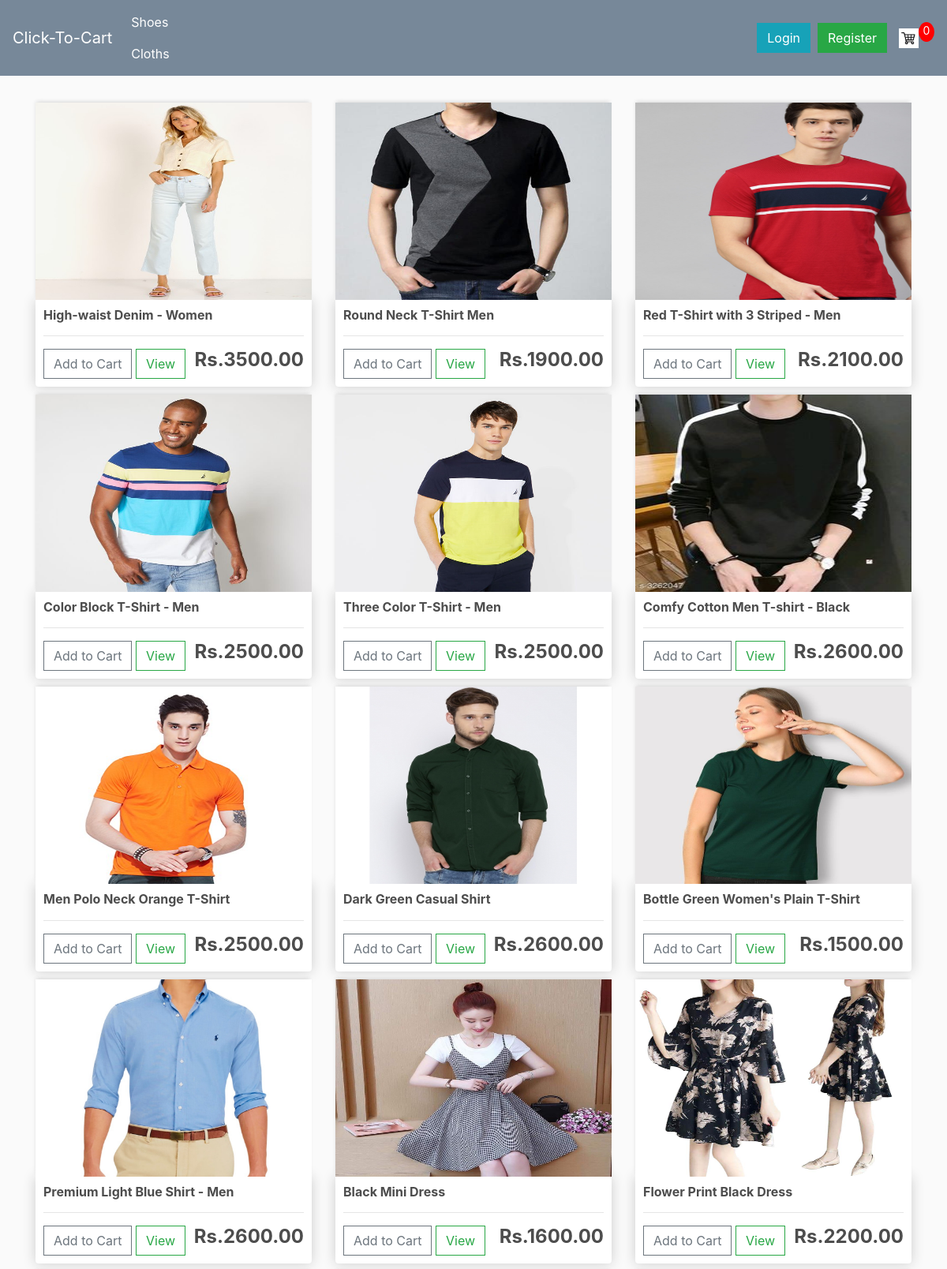
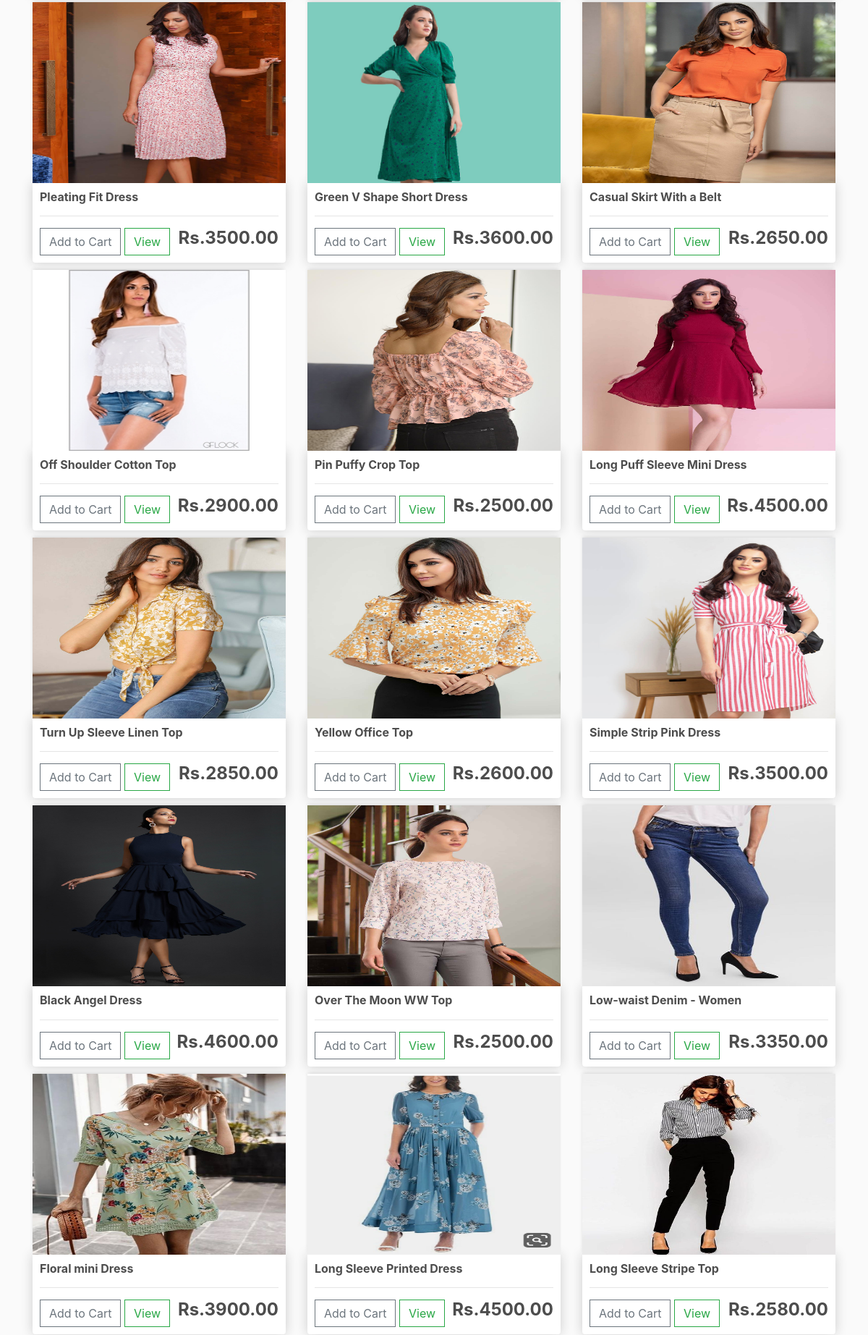
The app's page /clothsStore/ (upper part) with its own data (2 pictures, top to bottom).
### store/models.py (models this page shows, shortened)
class Cloth(models.Model):
   id = models.CharField(max_length=200, primary_key=True)
   name = models.CharField(max_length=200, null=True)
   price = models.FloatField()
   digital = models.BooleanField(default=False, null=True, blank=False)
   image = models.ImageField(null=True, blank=True)
   @property
   def imageURL(self):
      try:
         url = self.image.url
      except:
         url = ''
      return url

### store/views.py (the view)
# urls.py: path('clothsStore/', views.clothsStore, name="clothsStore"),
def clothsStore(request):
    if request.user.is_authenticated:
        customer = request.user.customer
        order, created = Order.objects.get_or_create(customer=customer, complete=False)
        items = order.orderitem_set.all()
        cartItems = order.get_cart_items
    else:
        items = []
        order = {'get_cart_total': 0, 'get_cart_items':0, 'shipping':False}
        cartItems = order['get_cart_items']
    cloths = Cloth.objects.all()
    context = {'products':cloths, 'cartItems':cartItems}
    return render(request, 'store/clothsStore.html', context)

### store/templates/store/clothsStore.html
{% extends 'store/main.html' %}
{% load static %}
{% block content %}
     <div class="row">
		{% for product in products %}
		<div class="col-lg-4">
             <img class="thumbnail" src="{{product.imageURL}}">
			<div class="box-element product">
                 <h6><strong>{{product.name}}</strong></h6>
                 <hr>
                 <button data-product={{product.id}} data-action="add"  class="btn btn-outline-secondary add-btn update-cart">Add to Cart</button>
				<a class="btn btn-outline-success" href="#">View</a>
				<h4 style="display: inline-block; float: right"><strong>
					Rs.{{product.price|floatformat:2}}</strong></h4>
			</div>
		</div>
		 {% endfor %}
	</div>
	{% endblock content %}

### static/css/main.css (style rules this page uses)
body { background-color: hsl(0, 0%, 98%); }
h1,h2,h3,h4,h5,h6 { color:hsl(0, 0%, 30%); }
.box-element { box-shadow:hsl(0, 0%, 80%) 0 0 16px; background-color: #fff; border-radius: 4px; padding: 10px; }
.thumbnail { width: 100%; height: 250px; -webkit-box-shadow: -1px -3px 5px -2px rgba(214,214,214,1); -moz-box-shadow: -1px -3px 5px -2px rgba(214,214,214,1); box-shadow: -1px -3px 5px -2px rgba(214,214,214,1); }
.product { border-radius: 0 0 4px 4px; }
.col-lg-4, .col-lg-6, .col-lg-8, .col-lg-12 { margin-top: 10px; }
.btn { border-radius: 0; }

### records on screen
Cloth: imageURL (picture), name "High-waist Denim - Women", price "3500.00"
Cloth: imageURL (picture), name "Round Neck T-Shirt Men", price "1900.00"
Cloth: imageURL (picture), name "Red T-Shirt with 3 Striped - Men", price "2100.00"
Cloth: imageURL (picture), name "Color Block T-Shirt - Men", price "2500.00"
Cloth: imageURL (picture), name "Three Color T-Shirt - Men", price "2500.00"
Cloth: imageURL (picture), name "Comfy Cotton Men T-shirt - Black", price "2600.00"
Cloth: imageURL (picture), name "Men Polo Neck Orange T-Shirt", price "2500.00"
Cloth: imageURL (picture), name "Dark Green Casual Shirt", price "2600.00"
Cloth: imageURL (picture), name "Bottle Green Women's Plain T-Shirt", price "1500.00"
Cloth: imageURL (picture), name "Premium Light Blue Shirt - Men", price "2600.00"
Cloth: imageURL (picture), name "Black Mini Dress", price "1600.00"
Cloth: imageURL (picture), name "Flower Print Black Dress", price "2200.00"
Cloth: imageURL (picture), name "Pleating Fit Dress", price "3500.00"
Cloth: imageURL (picture), name "Green V Shape Short Dress", price "3600.00"
Cloth: imageURL (picture), name "Casual Skirt With a Belt", price "2650.00"
Cloth: imageURL (picture), name "Off Shoulder Cotton Top", price "2900.00"
Cloth: imageURL (picture), name "Pin Puffy Crop Top", price "2500.00"
Cloth: imageURL (picture), name "Long Puff Sleeve Mini Dress", price "4500.00"
Cloth: imageURL (picture), name "Turn Up Sleeve Linen Top", price "2850.00"
Cloth: imageURL (picture), name "Yellow Office Top", price "2600.00"
Cloth: imageURL (picture), name "Simple Strip Pink Dress", price "3500.00"
Cloth: imageURL (picture), name "Black Angel Dress", price "4600.00"
Cloth: imageURL (picture), name "Over The Moon WW Top", price "2500.00"
Cloth: imageURL (picture), name "Low-waist Denim - Women", price "3350.00"
Cloth: imageURL (picture), name "Floral mini Dress", price "3900.00"
Cloth: imageURL (picture), name "Long Sleeve Printed Dress", price "4500.00"
Cloth: imageURL (picture), name "Long Sleeve Stripe Top", price "2580.00"

### other values on screen
{{ cartItems }} "0"
